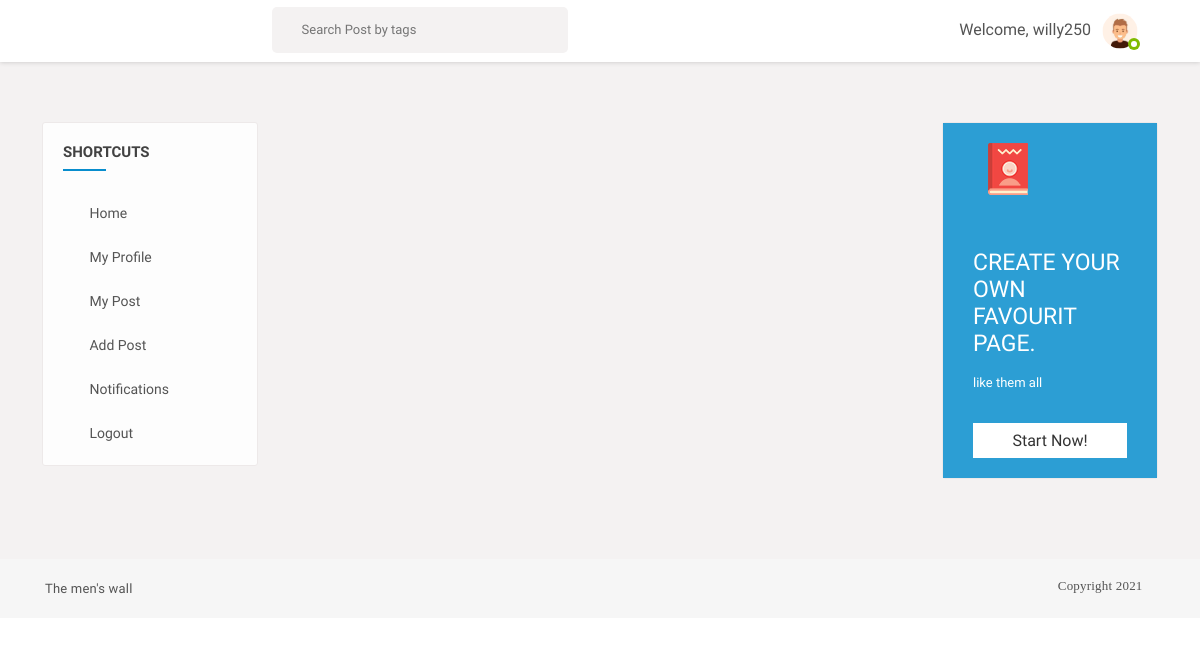
Before: /user_posts/willy250 (signed in) with the older database file.
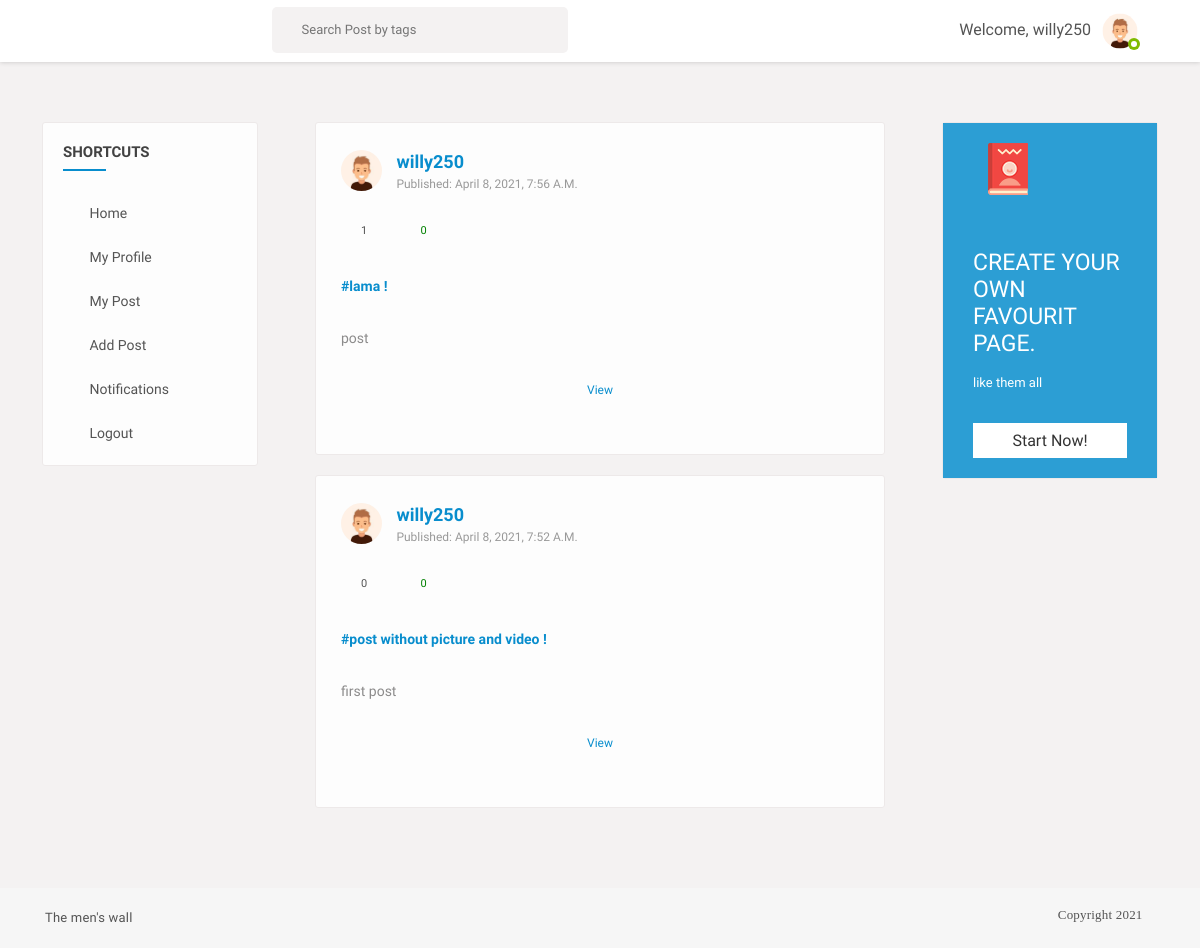
After: the same page with the newer database file.
### feed/models.py (models this page shows, shortened)
class Post(models.Model):
	description = models.CharField(max_length=255, blank=True)
	pic = models.ImageField(upload_to='path/to/img',blank=True)
	video = models.FileField(upload_to='path/to/video',validators=[file_size],blank=True)
	date_posted = models.DateTimeField(default=timezone.now)
	user_name = models.ForeignKey(User, on_delete=models.CASCADE)
	tags = models.CharField(max_length=100, blank=True)

### users/models.py (models this page shows, shortened)
class Profile(models.Model):
	user = models.OneToOneField(User, on_delete=models.CASCADE)
	image = models.ImageField(default='default.png', upload_to='profile_pics')
	slug = AutoSlugField(populate_from='user')
	bio = models.CharField(max_length=255, blank=True)
	friends = models.ManyToManyField("Profile", blank=True)

### feed/views.py (the view)
# urls.py: path('user_posts/<str:username>', UserPostListView.as_view(), name='user-posts'),
class UserPostListView(LoginRequiredMixin, ListView):
	model = Post
	template_name = 'feed/user_posts.html'
	context_object_name = 'posts'
	paginate_by = 10
	def get_context_data(self, **kwargs):
		context = super(UserPostListView, self).get_context_data(**kwargs)
		p = Profile.objects.filter(user = self.request.user).first()
		u = p.user
		user = get_object_or_404(User, username=self.kwargs.get('username'))
		liked = [i for i in Post.objects.filter(user_name=user) if Like.objects.filter(user = self.request.user, post=i)]
		context['liked_post'] = liked
		return context
	def get_queryset(self):
		user = get_object_or_404(User, username=self.kwargs.get('username'))
		return Post.objects.filter(user_name=user).order_by('-date_posted')

### feed/views.py (called while the page is built)
def CountNotifications(request):
	count_notifications = 0
	if request.user.is_authenticated:
		count_notifications = Notification.objects.filter(user=request.user, is_seen=False).count()
	return {'count_notifications':count_notifications}

def GetProfile(request):
	you = ''
	if request.user.is_authenticated:
		p = request.user.profile
		you = p.user
	return {'profile':you}

### feed/templates/feed/user_posts.html (shortened to what the changed rows need)
{% extends "basefeed.html" %}
{% load static %}
{% block content %}
<section>
  <div class="gap gray-bg">
    <div class="container-fluid">
      <div class="row">
        <div class="col-lg-12">
          <div class="row" id="page-contents">
            <div class="col-lg-6">
                {% for post in posts %}
                <div class="central-meta item">
                <div class="user-post">
                  <div class="friend-info">
                    <figure>
                      <img src="{{ post.user_name.profile.image.url }}" alt="">
                    </figure>
                    <div class="friend-name">
                      <ins><a href="#" title="">{{ post.user_name }}</a></ins>
                      <span>published: {{ post.date_posted }}</span>
                    </div>
                    <div class="post-meta">
                      <div class="we-video-info">
                        <ul>
                          <li>
                            <span class="comment" data-toggle="tooltip" title="Comments">
                              <i class="fa fa-comments-o"></i>
                              <ins>{{ post.details.count }}</ins>
                            </span>
                          </li>
                          <li>
                              {% if post in liked_post %}
                              <span class="dislike" data-toggle="tooltip" title="dislike">
                                  <i class="ti-heart-broken"></i>
                                  <ins>{{post.likes.count}}</ins>
                              </span>
                              {% else %}
                              <span class="like" data-toggle="tooltip" title="like">
                                  <i class="ti-heart"></i>
                                  <ins>{{post.likes.count}}</ins>
                              </span>
                              {% endif %}
                          </li>
                        </ul>
                      </div>
                      <div class="description">
                        <p>
                          {% if post.tags %}
                          <a href="#" title="">{{ post.tags }} !</a></br>
                            <br />
                            {% endif %}
                         {{ post.description }}</p>
                      </div>
                    </div>
                  </div>
                  <div class="coment-area">
                    <ul class="we-comet">
                      <li>
                        <a href="{% url 'post-detail' post.id %}" title="" class="showmore underline">View</a>
                      </li>
                    </ul>
                  </div>
                </div>
              </div>
              {% endfor %}
            </div>
          </div>
        </div>
      </div>
    </div>
  </div>
</section>
{% endblock content %}

Changed rows visible on the page:
now on this page (row edited): Post: user_name.profile.image (placeholder picture), user_name "willy250", date_posted "April 8, 2021, 7:56 A.m.", details.count "1", likes.count "0", tags "#lama", description "post"
now on this page (row edited): Post: user_name.profile.image (placeholder picture), user_name "willy250", date_posted "April 8, 2021, 7:52 A.m.", details.count "0", likes.count "0", tags "#post without picture and video", description "first post"
